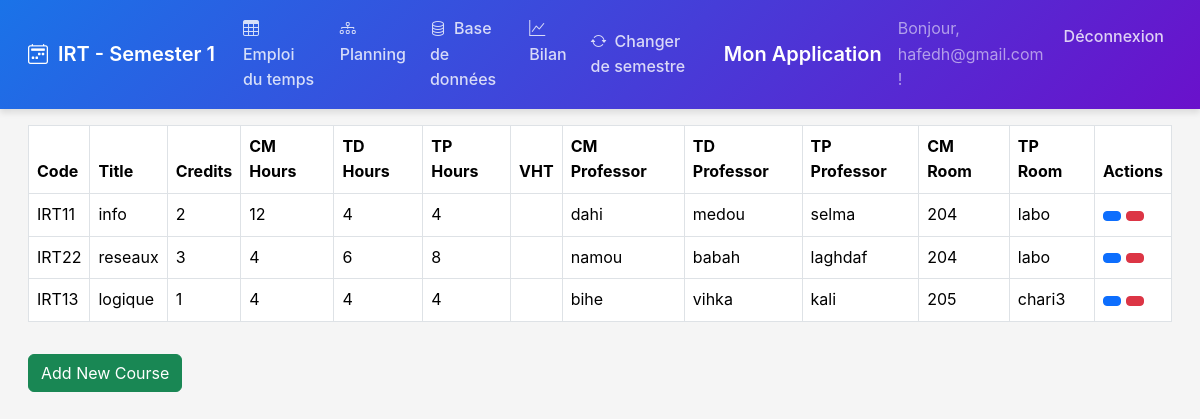
Page /IRT/S1/database/ (signed in) on the committed database.
### schedule/models.py (models this page shows, shortened)
class Department(models.Model):
    code = models.CharField(max_length=10, primary_key=True)  # e.g., IRT, GM
    name = models.CharField(max_length=100)  # e.g., Informatique, Réseaux et Télécommunications

class Semester(models.Model):
    SEMESTER_CHOICES = [
        ('S1', 'Semester 1'),
        ('S2', 'Semester 2'),
        ('S3', 'Semester 3'),
        ('S4', 'Semester 4'),
    ]
    code = models.CharField(max_length=2, choices=SEMESTER_CHOICES)
    department = models.ForeignKey(Department, on_delete=models.CASCADE, related_name='semesters')
    class Meta:
        unique_together = ('code', 'department')

class Course(models.Model):
    code = models.CharField(max_length=10, primary_key=True)  # e.g., IRT31
    department = models.ForeignKey(Department, on_delete=models.CASCADE, related_name='courses', default=get_default_department)
    semester = models.ForeignKey(Semester, on_delete=models.CASCADE, related_name='courses', default=get_default_semester)
    title = models.CharField(max_length=100)
    credits = models.IntegerField()
    cm_hours = models.IntegerField()  # Total planned CM hours
    td_hours = models.IntegerField()  # Total planned TD hours
    tp_hours = models.IntegerField()  # Total planned TP hours
    cm_completed = models.IntegerField(default=0)  # Completed CM hours
    td_completed = models.IntegerField(default=0)  # Completed TD hours
    tp_completed = models.IntegerField(default=0)  # Completed TP hours
    exam_sn = models.FloatField(null=True, blank=True)
    exam_sr = models.FloatField(null=True, blank=True)

class CourseAssignment(models.Model):
    TYPES = [
        ('CM', 'Cours Magistral'),
        ('TD', 'Travaux Dirigés'),
        ('TP', 'Travaux Pratiques'),
        ('DS', 'Devoir Surveillé'),
        ('EXAM', 'Examen'),
        ('SPECIAL', 'Cours Spécial')
    ]
    course = models.ForeignKey(Course, on_delete=models.CASCADE, null=True, blank=True)
    type = models.CharField(max_length=20, choices=TYPES)
    professor = models.ForeignKey(Professor, on_delete=models.SET_NULL, null=True, blank=True)
    room = models.ForeignKey(Room, on_delete=models.SET_NULL, null=True, blank=True)
    is_special = models.BooleanField(default=False)
    description = models.CharField(max_length=255, null=True, blank=True)
    department = models.ForeignKey(Department, on_delete=models.CASCADE, null=True, blank=True)  # Ajout
    semester = models.ForeignKey(Semester, on_delete=models.CASCADE, null=True, blank=True)  # Ajout

class Professor(models.Model):
    name = models.CharField(max_length=100)
    courses = models.ManyToManyField(Course, through='CourseAssignment')

class Room(models.Model):
    number = models.CharField(max_length=20)
    type = models.CharField(max_length=20)  # CM, TD, TP

### schedule/views.py (the view)
# urls.py: path('<str:department_code>/<str:semester_code>/database/', views.CourseListView.as_view(), name='database'),
class CourseListView(ListView):
    template_name = 'schedule/database.html'
    context_object_name = 'courses'
    def get_queryset(self):
        department_code = self.kwargs['department_code']
        semester_code = self.kwargs['semester_code']
        return Course.objects.filter(department__code=department_code, semester__code=semester_code)
    def get_context_data(self, **kwargs):
        context = super().get_context_data(**kwargs)
        department_code = self.kwargs['department_code']
        semester_code = self.kwargs['semester_code']
        department = get_object_or_404(Department, code=department_code)
        semester = get_object_or_404(Semester, department=department, code=semester_code)
        context['department'] = department
        context['semester'] = semester
        return context

### schedule/models.py (called while the page is built)
    def is_chef_departement(self):
        return self.role.startswith('CHEF_')

### schedule/templates/schedule/database.html (shortened to what this page needs)
{% extends 'schedule/base.html' %}
{% load static %}
{% block content %}
<div class="container-fluid">
    <div class="table-responsive">
        <table class="table table-bordered table-hover">
            <thead class="sticky-top bg-light">
                <tr>
                    <th>Code</th>
                    <th>Title</th>
                    <th>Credits</th>
                    <th>CM Hours</th>
                    <th>TD Hours</th>
                    <th>TP Hours</th>
                    <th>VHT</th>
                    <th>CM Professor</th>
                    <th>TD Professor</th>
                    <th>TP Professor</th>
                    <th>CM Room</th>
                    <th>TP Room</th>
                    {% if user.profile.is_chef_departement %}
                    <th>Actions</th>
                    {%endif%}
                </tr>
            </thead>
            <tbody id="courseTableBody">
                {% for course in courses %}
                <tr data-course-id="{{ course.code }}">
                    <td class="editable" data-field="code">{{ course.code }}</td>
                    <td class="editable" data-field="title">{{ course.title }}</td>
                    <td class="editable" data-field="credits">{{ course.credits }}</td>
                    <td class="editable" data-field="cm_hours">{{ course.cm_hours }}</td>
                    <td class="editable" data-field="td_hours">{{ course.td_hours }}</td>
                    <td class="editable" data-field="tp_hours">{{ course.tp_hours }}</td>
                    <td class="editable" data-field="vht">{{ course.vht|default:'' }}</td>
                    <td class="editable" data-field="cm_professor">
                        {% for assignment in course.courseassignment_set.all %}
                            {% if assignment.type == 'CM' %}{{ assignment.professor.name }}{% endif %}
                        {% endfor %}
                    </td>
                    <td class="editable" data-field="td_professor">
                        {% for assignment in course.courseassignment_set.all %}
                            {% if assignment.type == 'TD' %}{{ assignment.professor.name }}{% endif %}
                        {% endfor %}
                    </td>
                    <td class="editable" data-field="tp_professor">
                        {% for assignment in course.courseassignment_set.all %}
                            {% if assignment.type == 'TP' %}{{ assignment.professor.name }}{% endif %}
                        {% endfor %}
                    </td>
                    <td class="editable" data-field="cm_room">
                        {% for assignment in course.courseassignment_set.all %}
                            {% if assignment.type == 'CM' %}{{ assignment.room.number }}{% endif %}
                        {% endfor %}
                    </td>
                    <td class="editable" data-field="tp_room">
                        {% for assignment in course.courseassignment_set.all %}
                            {% if assignment.type == 'TP' %}{{ assignment.room.number }}{% endif %}
                        {% endfor %}
                    </td>
                    {% if user.profile.is_chef_departement %}
                    <td>
                        <button class="btn btn-sm btn-primary edit-row">
                        </button>
                        <button class="btn btn-sm btn-danger delete-row">
                        </button>
                    </td>
                    {%endif%}
                </tr>
                {% endfor %}
            </tbody>
        </table>
    </div>
    {% if user.profile.is_chef_departement %}
    <button id="addNewRow" class="btn btn-success mt-3">
         Add New Course
    </button>
    {%endif%}
</div>
{% endblock %}

### schedule/templates/schedule/base.html (shortened to what this page needs)
<!DOCTYPE html>
<html lang="fr">
<head>
    <link href="https://cdn.jsdelivr.net/npm/bootstrap@5.3.2/dist/css/bootstrap.min.css" rel="stylesheet">
    <link rel="stylesheet" href="https://cdn.jsdelivr.net/npm/bootstrap-icons@1.11.1/font/bootstrap-icons.css">
</head>
<body>
    <nav class="navbar navbar-expand-lg navbar-dark">
        <div class="container-fluid">
            {% if department %}
                <a class="navbar-brand" href="{% url 'department_select' %}">
                    <i class="bi bi-calendar2-week"></i>
                    {{ department.code }}{% if semester %} - {{ semester.get_code_display }}{% endif %}
                </a>
                <div class="collapse navbar-collapse" id="navbarNav">
                    <ul class="navbar-nav">
                        {% if semester %}
                        <li class="nav-item">
                            <a class="nav-link" href="{% url 'schedule' department.code semester.code %}">
                                <i class="bi bi-table me-2"></i>Emploi du temps
                            </a>
                        </li>
                        <li class="nav-item">
                            <a class="nav-link" href="{% url 'plan' department.code semester.code %}">
                                <i class="bi bi-diagram-3 me-2"></i>Planning
                            </a>
                        </li>
                        <li class="nav-item">
                            <a class="nav-link" href="{% url 'database' department.code semester.code %}">
                                <i class="bi bi-database me-2"></i>Base de données
                            </a>
                        </li>
                        <li class="nav-item">
                            <a class="nav-link" href="{% url 'bilan' department.code semester.code %}">
                                <i class="bi bi-graph-up me-2"></i>Bilan
                            </a>
                        </li>
                        {% endif %}
                    </ul>
                    <ul class="navbar-nav ms-auto">
                        <li class="nav-item">
                            <a class="nav-link" href="{% url 'semester_select' department.code %}">
                                <i class="bi bi-arrow-repeat me-2"></i>Changer de semestre
                            </a>
                        </li>
                    </ul>
                </div>
            {% else %}
                <a class="navbar-brand" href="{% url 'department_select' %}">
                    <i class="bi bi-calendar2-week"></i>Emploi du temps
                </a>
            {% endif %}
        </div>
        <a class="navbar-brand" href="/">Mon Application</a>
        <div class="collapse navbar-collapse">
            <ul class="navbar-nav ml-auto">
                {% if user.is_authenticated %}
                    <li class="nav-item">
                        <span class="navbar-text">Bonjour, {{ user.username }} !</span>
                    </li>
                    <li class="nav-item">
                        <form action="{% url 'logout' %}" method="post">
                            <button type="submit" class="logout-button">Déconnexion</button>
                        </form>
                    </li>
                {% else %}
                    <li class="nav-item">
                        <a class="nav-link" href="{% url 'login' %}">Connexion</a>
                    </li>
                {% endif %}
            </ul>
        </div>
    </nav>
    <div class="schedule-container">
        {% block content %}{% endblock %}
    </div>
</body>
</html>

### schedule/templates/schedule/base.html (style rules this page uses)
:root { --primary-color: #1a73e8; --secondary-color: #34a853; --accent-color: #ea4335; --background-light: #f5f5f5; --text-dark: #202124; --transition-speed: 0.3s; }
* { box-sizing: border-box; transition: all var(--transition-speed) ease; }
body, html { height: 100%; margin: 0; font-family: -apple-system, BlinkMacSystemFont, 'Segoe UI', Roboto, Oxygen, Ubuntu, Cantarell, 'Open Sans', 'Helvetica Neue', sans-serif; background-color: var(--background-light); color: var(--text-dark); line-height: 1.6; }
.navbar { background: linear-gradient(135deg, var(--primary-color), #6a11cb); box-shadow: 0 4px 6px rgba(0,0,0,0.1); padding: 0.5rem 1rem; }
.navbar-brand { font-weight: 600; color: white !important; display: flex; align-items: center; }
.navbar-brand i { margin-right: 10px; }
.nav-link { color: rgba(255,255,255,0.8) !important; font-weight: 500; position: relative; padding: 0.5rem 1rem; margin: 0 0.25rem; border-radius: 4px; transition: all var(--transition-speed) ease; }
.nav-link::after { content: ''; position: absolute; width: 0; height: 2px; bottom: -5px; left: 50%; background-color: white; transition: width 0.3s ease; transform: translateX(-50%); }
.schedule-container { width: 100%; overflow-x: auto; padding: 1rem; }
.logout-button { background: none; border: none; padding: 0.5rem 1rem; color: rgba(255,255,255,0.8) !important; font-weight: 500; cursor: pointer; margin: 0 0.25rem; border-radius: 4px; transition: all var(--transition-speed) ease; }

### rows in the picture
Department: code "IRT"
Semester: code "Semester 1"
Course: code "IRT11", title "info", credits "2", cm_hours "12", td_hours "4", tp_hours "4"
CourseAssignment: professor.name "dahi", room.number "204"
CourseAssignment: professor.name "medou"
CourseAssignment: professor.name "selma", room.number "labo"
Course: code "IRT22", title "reseaux", credits "3", cm_hours "4", td_hours "6", tp_hours "8"
CourseAssignment: professor.name "namou", room.number "204"
CourseAssignment: professor.name "babah"
CourseAssignment: professor.name "laghdaf", room.number "labo"
Course: code "IRT13", title "logique", credits "1", cm_hours "4", td_hours "4", tp_hours "4"
CourseAssignment: professor.name "bihe", room.number "205"
CourseAssignment: professor.name "vihka"
CourseAssignment: professor.name "kali", room.number "chari3"

### other values in the picture
{{ user.username }} "hafedh@gmail.com"
